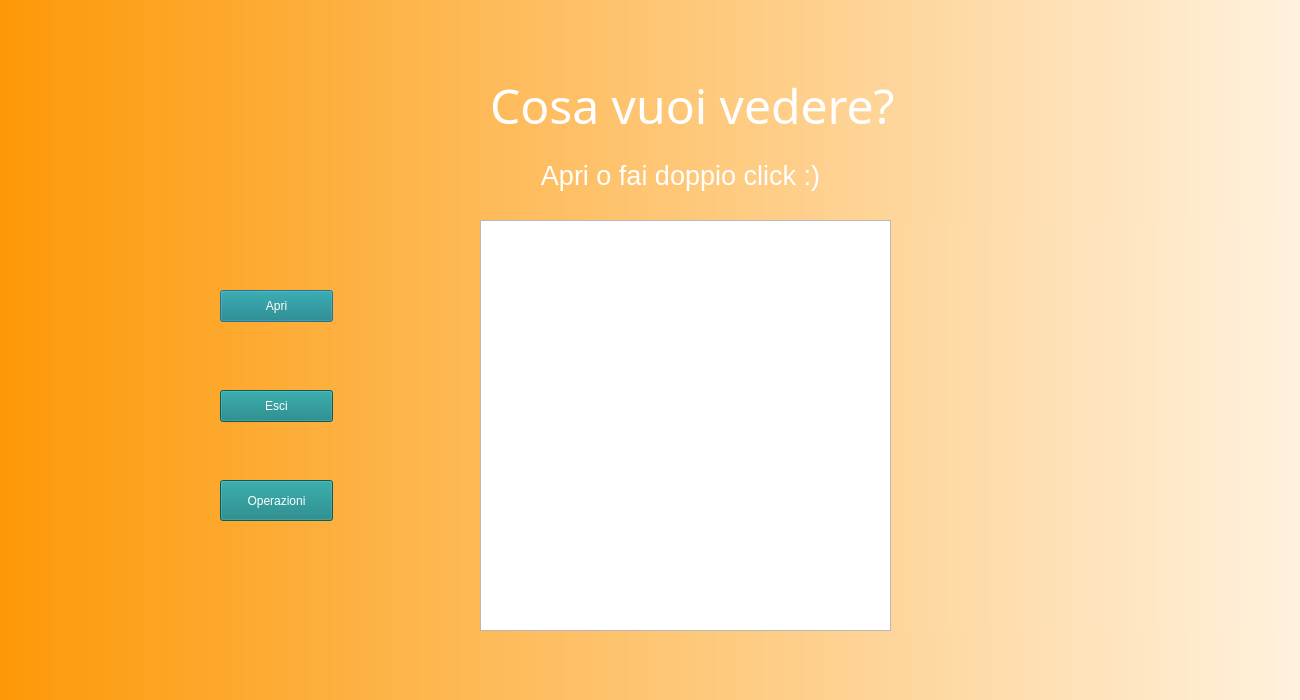
<?xml version="1.0" encoding="UTF-8"?>
<ui version="4.0">
 <class>Dialog</class>
 <widget class="QDialog" name="Dialog">
  <property name="geometry">
   <rect>
    <x>0</x>
    <y>0</y>
    <width>1300</width>
    <height>700</height>
   </rect>
  </property>
  <property name="windowTitle">
   <string>Dialog</string>
  </property>
  <widget class="QWidget" name="bgwidget" native="true">
   <property name="geometry">
    <rect>
     <x>0</x>
     <y>0</y>
     <width>1500</width>
     <height>800</height>
    </rect>
   </property>
   <property name="styleSheet">
    <string notr="true">QWidget#bgwidget{
	background-color: qlineargradient(spread:pad, x1:0, y1:0, x2:1, y2:0, stop:0 rgba(253, 153, 8, 255), stop:1 rgba(255, 255, 255, 255));

}</string>
   </property>
   <widget class="QLabel" name="image">
    <property name="enabled">
     <bool>true</bool>
    </property>
    <property name="geometry">
     <rect>
      <x>-200</x>
      <y>-270</y>
      <width>1800</width>
      <height>1300</height>
     </rect>
    </property>
    <property name="styleSheet">
     <string notr="true">border-radius:50%;
image: url(:/images/1.png);
</string>
    </property>
    <property name="text">
     <string/>
    </property>
    <property name="scaledContents">
     <bool>true</bool>
    </property>
   </widget>
   <widget class="QLabel" name="label">
    <property name="geometry">
     <rect>
      <x>490</x>
      <y>60</y>
      <width>441</width>
      <height>91</height>
     </rect>
    </property>
    <property name="font">
     <font>
      <family>Bangla MN</family>
      <pointsize>36</pointsize>
      <weight>50</weight>
      <italic>false</italic>
      <bold>false</bold>
     </font>
    </property>
    <property name="styleSheet">
     <string notr="true">font: 36pt;
background: transparent;
color: rgb(255,255,255);</string>
    </property>
    <property name="text">
     <string>Cosa vuoi vedere?</string>
    </property>
   </widget>
   <widget class="QPushButton" name="apri">
    <property name="geometry">
     <rect>
      <x>220</x>
      <y>290</y>
      <width>113</width>
      <height>32</height>
     </rect>
    </property>
    <property name="styleSheet">
     <string notr="true">color: rgb(255, 255, 255);
background-color: rgb(16, 128, 128);</string>
    </property>
    <property name="text">
     <string>Apri</string>
    </property>
   </widget>
   <widget class="QPushButton" name="esci">
    <property name="geometry">
     <rect>
      <x>220</x>
      <y>390</y>
      <width>113</width>
      <height>32</height>
     </rect>
    </property>
    <property name="styleSheet">
     <string notr="true">color: rgb(255, 255, 255);
background-color: rgb(16, 128, 128);</string>
    </property>
    <property name="text">
     <string>Esci</string>
    </property>
   </widget>
   <widget class="QListWidget" name="listWidget">
    <property name="geometry">
     <rect>
      <x>480</x>
      <y>220</y>
      <width>411</width>
      <height>411</height>
     </rect>
    </property>
    <property name="font">
     <font>
      <pointsize>15</pointsize>
     </font>
    </property>
   </widget>
   <widget class="QLabel" name="label_2">
    <property name="geometry">
     <rect>
      <x>500</x>
      <y>130</y>
      <width>361</width>
      <height>91</height>
     </rect>
    </property>
    <property name="font">
     <font>
      <pointsize>20</pointsize>
      <weight>50</weight>
      <italic>false</italic>
      <bold>false</bold>
     </font>
    </property>
    <property name="styleSheet">
     <string notr="true">font: 20pt;
background: transparent;
color: rgb(255,255,255);</string>
    </property>
    <property name="text">
     <string>Apri o fai doppio click :)</string>
    </property>
    <property name="alignment">
     <set>Qt::AlignCenter</set>
    </property>
   </widget>
   <widget class="QPushButton" name="operazioni">
    <property name="geometry">
     <rect>
      <x>220</x>
      <y>480</y>
      <width>113</width>
      <height>41</height>
     </rect>
    </property>
    <property name="styleSheet">
     <string notr="true">color: rgb(255, 255, 255);
background-color: rgb(16, 128, 128);</string>
    </property>
    <property name="text">
     <string>Operazioni</string>
    </property>
   </widget>
  </widget>
 </widget>
 <resources>
  <include location="../source.qrc"/>
 </resources>
 <connections/>
</ui>
